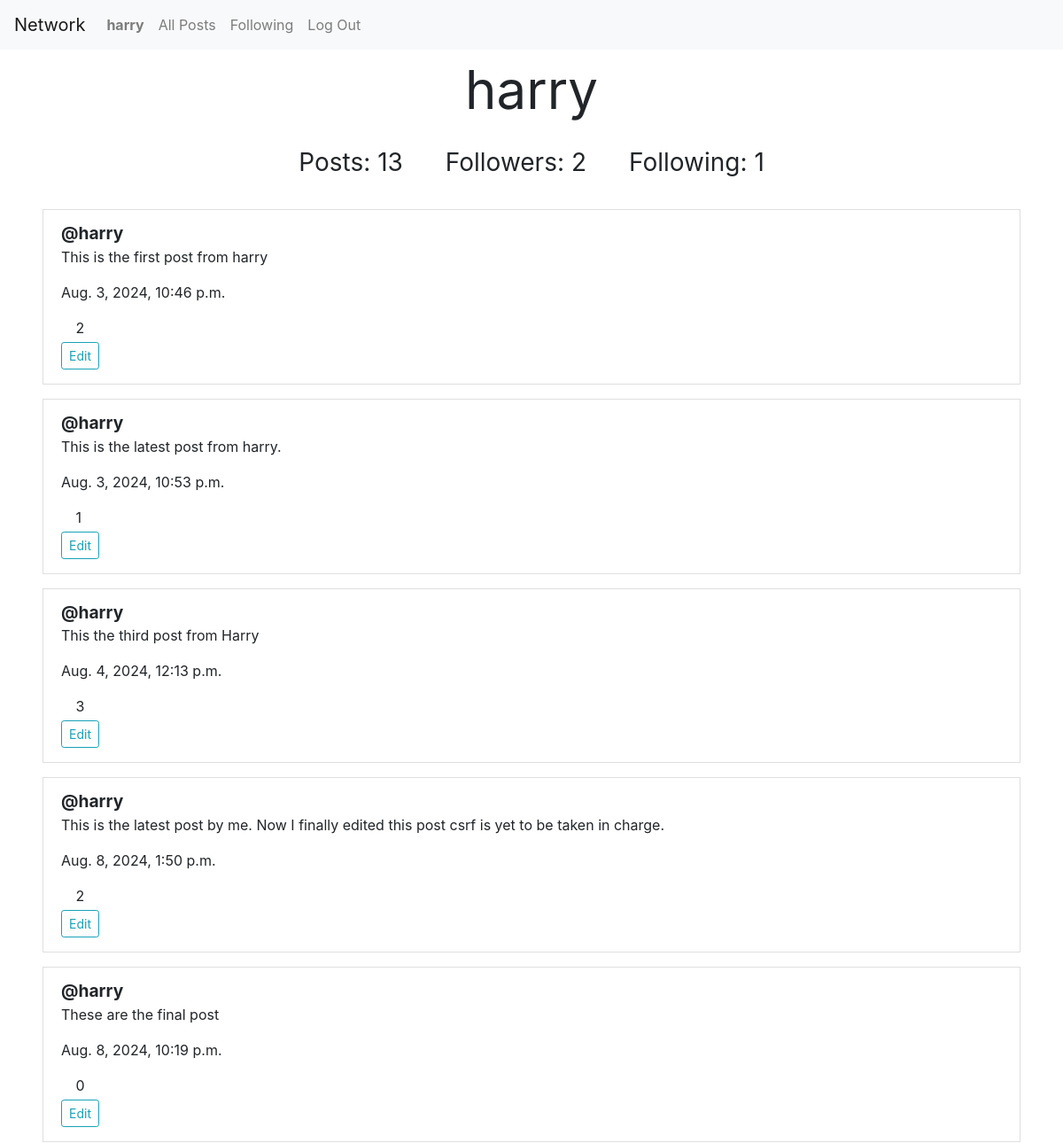
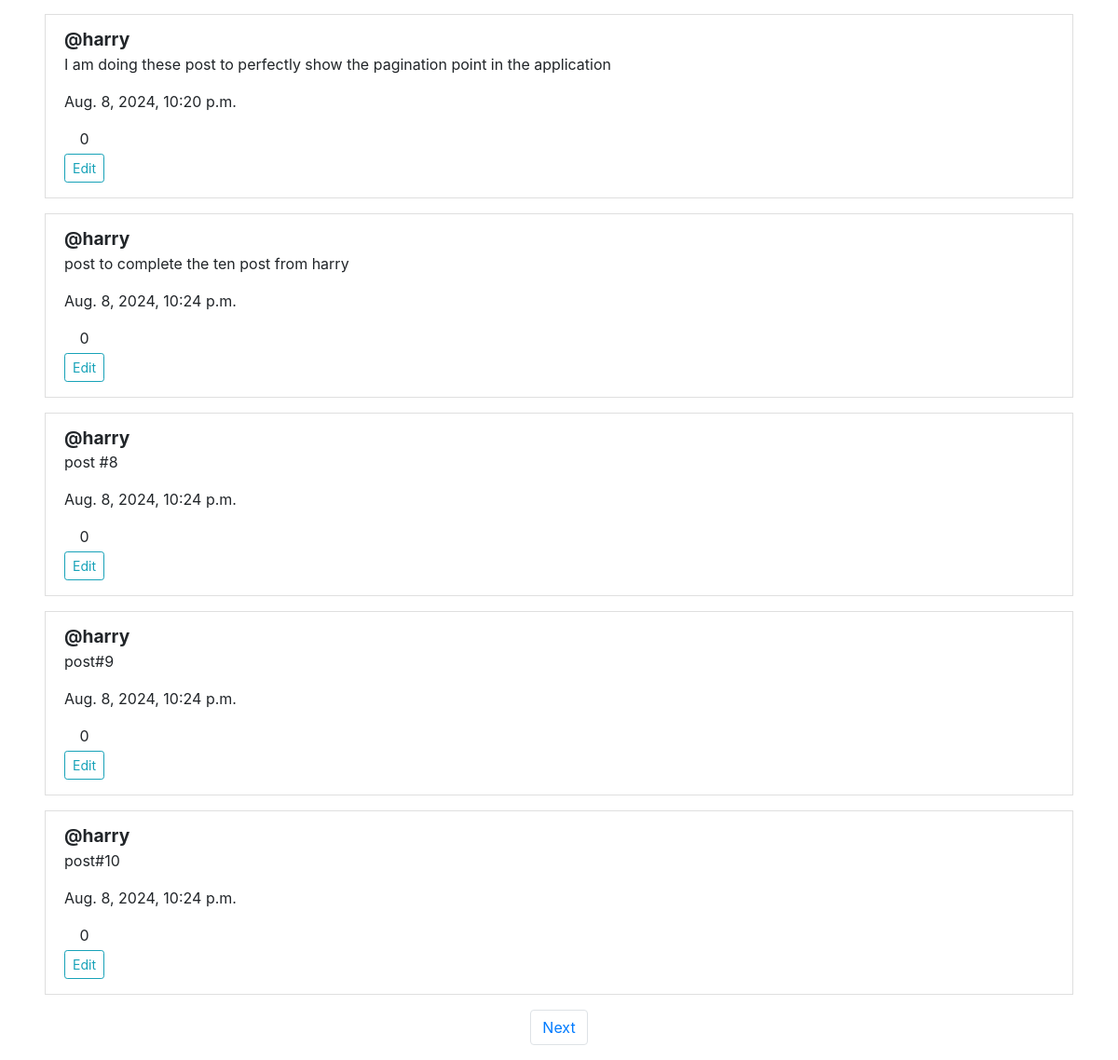
/profile/2 (signed in), run on the app's committed database (2 pictures, top to bottom).
### network/models.py (models this page shows, shortened)
class User(AbstractUser):
    pass

class New_post(models.Model):
    poster = models.ForeignKey(User, on_delete=models.CASCADE, blank=True, related_name="post_by_user")
    content = models.CharField(max_length=200)
    posted_at = models.DateTimeField(blank=True)
    likes = models.ManyToManyField(User, blank=True, related_name="likes_on_a_post", null=True)
    likes_count = models.IntegerField(default=0, blank=True)

### network/views.py (the view)
# urls.py: path('profile/<int:user_id>', views.view_profile, name="users_profile"),
@login_required
def view_profile(request, user_id):
    user_instance = User.objects.filter(pk=user_id).first()
    user_posts = user_instance.post_by_user.all()
    paginator = Paginator(user_posts, 10)
    page_number = request.GET.get('page')
    page_obj = paginator.get_page(page_number)
    followers = user_instance.who_follow_users.all()
    following = user_instance.whom_user_is_following.all()
    is_follow = False
    current_user = request.user
    for each_following in current_user.whom_user_is_following.all():
        if user_instance == each_following.following:
            is_follow = True
            break
    return render(request, 'network/profile.html', {
        'posts_count': len(user_posts),
        "posts": page_obj,
        "user":user_instance,
        "btn": True if user_instance != request.user else False,
        "followers": len(followers),
        "following": len(following),
        'is_follow': is_follow,
        })

### network/templates/network/profile.html (shortened to what this page needs)
{% extends 'network/layout.html' %}
{% load static %}
{% block body %}
    <div class="h-100 w-100 m-auto">
        <div>
            <p class="px-4 text-center" style="font-size: 60px;">{{ user.username }}</p>
            <div class="d-flex justify-content-center m-3">
                <p class="mx-4" style="font-size: 28px;">Posts: {{ posts_count }}</p>
                <p class="mx-4" style="font-size: 28px;" id="followers">Followers: {{ followers }}</p>
                <p class="mx-4" style="font-size: 28px;">Following: {{ following }}</p>
            </div>
        </div>
        <div id="all-user-posts">
             {% for post in posts %}
            <div class="list-group-item mx-5 my-3">
                <b><big>
                    @{{ post.poster}}
                </big></b>
                <p id="content-{{ post.id }}">{{ post.content }}</p>
                <p>{{ post.posted_at }}</p>
                <button style="background-color: transparent; border:none;" class="like-btn" id="btn-{{ post.id }}"></button>
                <span id="count-{{ post.id }}">{{ post.likes_count }}</span>
                <br/>
                {% if request.user.id == post.poster.id %}
                    <button id="post-{{ post.id }}" class="btn btn-outline-info btn-sm my-1" onclick="editPost('{{ post.id }}')">Edit</button>
                {% endif %}
            </div>
            {% endfor %}
            <nav aria-label="Page navigation">
                <ul class="pagination justify-content-center">
                {% if posts.has_next %}
                    <li class="page-item">
                        <a class="page-link" href="?page={{ posts.next_page_number }}">Next</a>
                    </li>
                {% endif %}
                </ul>
              </nav>
        </div>
    </div>
{% endblock %}

### network/templates/network/layout.html (shortened to what this page needs)
{% load static %}
<!DOCTYPE html>
<html lang="en">
    <head>
        <link rel="stylesheet" href="https://stackpath.bootstrapcdn.com/bootstrap/4.4.1/css/bootstrap.min.css">
        <link href="{% static 'network/styles.css' %}" rel="stylesheet">
    </head>
    <body>
        <nav class="navbar navbar-expand-lg navbar-light bg-light">
            <a class="navbar-brand" href="{% url 'index' %}">Network</a>
            <div>
              <ul class="navbar-nav mr-auto">
                {% if user.is_authenticated %}
                    <li class="nav-item">
                        <a class="nav-link" href="{% url 'users_profile' request.user.id %}"><strong>{{ request.user }}</strong></a>
                    </li>
                {% endif %}
                <li class="nav-item">
                  <a class="nav-link" href="{% url 'index' %}">All Posts</a>
                </li>
                {% if user.is_authenticated %}
                    <li class="nav-item">
                        <a class="nav-link" href="{% url 'following_post' %}">Following</a>
                    </li>
                    <li class="nav-item">
                        <a class="nav-link" href="{% url 'logout' %}">Log Out</a>
                    </li>
                {% endif %}
              </ul>
            </div>
          </nav>
        <div class="body">
            {% block body %}
            {% endblock %}
        </div>
    </body>
</html>

### data on the page
User: user "harry", username "harry"
New_post: poster "harry", content "This is the first post from harry", posted_at "Aug. 3, 2024, 10:46 p.m.", likes_count "2"
New_post: poster "harry", content "This is the latest post from harry.", posted_at "Aug. 3, 2024, 10:53 p.m.", likes_count "1"
New_post: poster "harry", content "This the third post from Harry", posted_at "Aug. 4, 2024, 12:13 p.m.", likes_count "3"
New_post: poster "harry", content "This is the latest post by me. Now I finally edited this post csrf is yet to be taken in charge.", posted_at "Aug. 8, 2024, 1:50 p.m.", likes_count "2"
New_post: poster "harry", content "These are the final post", posted_at "Aug. 8, 2024, 10:19 p.m.", likes_count "0"
New_post: poster "harry", content "I am doing these post to perfectly show the pagination point in the application", posted_at "Aug. 8, 2024, 10:20 p.m.", likes_count "0"
New_post: poster "harry", content "post to complete the ten post from harry", posted_at "Aug. 8, 2024, 10:24 p.m.", likes_count "0"
New_post: poster "harry", content "post #8", posted_at "Aug. 8, 2024, 10:24 p.m.", likes_count "0"
New_post: poster "harry", content "post#9", posted_at "Aug. 8, 2024, 10:24 p.m.", likes_count "0"
New_post: poster "harry", content "post#10", posted_at "Aug. 8, 2024, 10:24 p.m.", likes_count "0"

### other printed values
{{ posts_count }} "13"
{{ followers }} "2"
{{ following }} "1"
